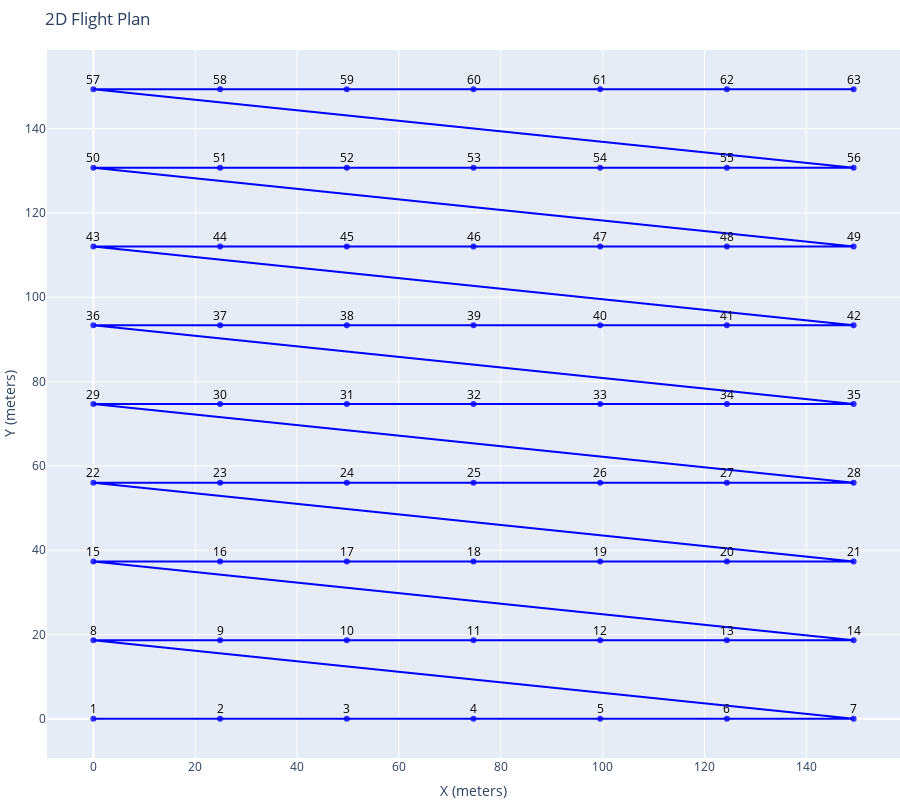

Here is the notebook cell this chart was saved with:
### Code cell
camera_ = copy.deepcopy(camera_x10)
dataset_spec_ = copy.deepcopy(dataset_spec)

dataset_spec_.height = 50

print(camera_, dataset_spec_)

fig = plot_photo_plan(generate_photo_plan_on_grid(camera_, dataset_spec_))
fig.show()

### Figure 1 — Plotly figure (JSON) as saved in the notebook; plotly's stock layout.template omitted (floating-point values rounded to 4 significant figures)
{"data": [{"line": {"color": "blue", "width": 2}, "marker": {"color": "blue", "opacity": 0.8, "size": 6}, "mode": "markers+lines", "name": "Flight Path", "type": "scatter", "x": [0, 24.88, 49.76, 74.65, 99.53, 124.4, 149.3, 0, 24.88, 49.76, 74.65, 99.53, 124.4, 149.3, 0, 24.88, 49.76, 74.65, 99.53, 124.4, 149.3, 0, 24.88, 49.76, 74.65, 99.53, 124.4, 149.3, 0, 24.88, 49.76, 74.65, 99.53, 124.4, 149.3, 0, 24.88, 49.76, 74.65, 99.53, 124.4, 149.3, 0, 24.88, 49.76, 74.65, 99.53, 124.4, 149.3, 0, 24.88, 49.76, 74.65, 99.53, 124.4, 149.3, 0, 24.88, 49.76, 74.65, 99.53, 124.4, 149.3], "y": [0, 0, 0, 0, 0, 0, 0, 18.67, 18.67, 18.67, 18.67, 18.67, 18.67, 18.67, 37.34, 37.34, 37.34, 37.34, 37.34, 37.34, 37.34, 56.01, 56.01, 56.01, 56.01, 56.01, 56.01, 56.01, 74.68, 74.68, 74.68, 74.68, 74.68, 74.68, 74.68, 93.35, 93.35, 93.35, 93.35, 93.35, 93.35, 93.35, 112.0, 112.0, 112.0, 112.0, 112.0, 112.0, 112.0, 130.7, 130.7, 130.7, 130.7, 130.7, 130.7, 130.7, 149.4, 149.4, 149.4, 149.4, 149.4, 149.4, 149.4]}], "layout": {"annotations": [{"arrowcolor": "black", "arrowhead": 2, "ax": 0, "ay": -10, "font": {"color": "black", "size": 12}, "showarrow": true, "text": "1", "x": 0, "y": 0}, {"arrowcolor": "black", "arrowhead": 2, "ax": 0, "ay": -10, "font": {"color": "black", "size": 12}, "showarrow": true, "text": "2", "x": 24.88, "y": 0}, {"arrowcolor": "black", "arrowhead": 2, "ax": 0, "ay": -10, "font": {"color": "black", "size": 12}, "showarrow": true, "text": "3", "x": 49.76, "y": 0}, {"arrowcolor": "black", "arrowhead": 2, "ax": 0, "ay": -10, "font": {"color": "black", "size": 12}, "showarrow": true, "text": "4", "x": 74.65, "y": 0}, {"arrowcolor": "black", "arrowhead": 2, "ax": 0, "ay": -10, "font": {"color": "black", "size": 12}, "showarrow": true, "text": "5", "x": 99.53, "y": 0}, {"arrowcolor": "black", "arrowhead": 2, "ax": 0, "ay": -10, "font": {"color": "black", "size": 12}, "showarrow": true, "text": "6", "x": 124.4, "y": 0}, {"arrowcolor": "black", "arrowhead": 2, "ax": 0, "ay": -10, "font": {"color": "black", "size": 12}, "showarrow": true, "text": "7", "x": 149.3, "y": 0}, {"arrowcolor": "black", "arrowhead": 2, "ax": 0, "ay": -10, "font": {"color": "black", "size": 12}, "showarrow": true, "text": "8", "x": 0, "y": 18.67}, {"arrowcolor": "black", "arrowhead": 2, "ax": 0, "ay": -10, "font": {"color": "black", "size": 12}, "showarrow": true, "text": "9", "x": 24.88, "y": 18.67}, {"arrowcolor": "black", "arrowhead": 2, "ax": 0, "ay": -10, "font": {"color": "black", "size": 12}, "showarrow": true, "text": "10", "x": 49.76, "y": 18.67}, {"arrowcolor": "black", "arrowhead": 2, "ax": 0, "ay": -10, "font": {"color": "black", "size": 12}, "showarrow": true, "text": "11", "x": 74.65, "y": 18.67}, {"arrowcolor": "black", "arrowhead": 2, "ax": 0, "ay": -10, "font": {"color": "black", "size": 12}, "showarrow": true, "text": "12", "x": 99.53, "y": 18.67}, {"arrowcolor": "black", "arrowhead": 2, "ax": 0, "ay": -10, "font": {"color": "black", "size": 12}, "showarrow": true, "text": "13", "x": 124.4, "y": 18.67}, {"arrowcolor": "black", "arrowhead": 2, "ax": 0, "ay": -10, "font": {"color": "black", "size": 12}, "showarrow": true, "text": "14", "x": 149.3, "y": 18.67}, {"arrowcolor": "black", "arrowhead": 2, "ax": 0, "ay": -10, "font": {"color": "black", "size": 12}, "showarrow": true, "text": "15", "x": 0, "y": 37.34}, {"arrowcolor": "black", "arrowhead": 2, "ax": 0, "ay": -10, "font": {"color": "black", "size": 12}, "showarrow": true, "text": "16", "x": 24.88, "y": 37.34}, {"arrowcolor": "black", "arrowhead": 2, "ax": 0, "ay": -10, "font": {"color": "black", "size": 12}, "showarrow": true, "text": "17", "x": 49.76, "y": 37.34}, {"arrowcolor": "black", "arrowhead": 2, "ax": 0, "ay": -10, "font": {"color": "black", "size": 12}, "showarrow": true, "text": "18", "x": 74.65, "y": 37.34}, {"arrowcolor": "black", "arrowhead": 2, "ax": 0, "ay": -10, "font": {"color": "black", "size": 12}, "showarrow": true, "text": "19", "x": 99.53, "y": 37.34}, {"arrowcolor": "black", "arrowhead": 2, "ax": 0, "ay": -10, "font": {"color": "black", "size": 12}, "showarrow": true, "text": "20", "x": 124.4, "y": 37.34}, {"arrowcolor": "black", "arrowhead": 2, "ax": 0, "ay": -10, "font": {"color": "black", "size": 12}, "showarrow": true, "text": "21", "x": 149.3, "y": 37.34}, {"arrowcolor": "black", "arrowhead": 2, "ax": 0, "ay": -10, "font": {"color": "black", "size": 12}, "showarrow": true, "text": "22", "x": 0, "y": 56.01}, {"arrowcolor": "black", "arrowhead": 2, "ax": 0, "ay": -10, "font": {"color": "black", "size": 12}, "showarrow": true, "text": "23", "x": 24.88, "y": 56.01}, {"arrowcolor": "black", "arrowhead": 2, "ax": 0, "ay": -10, "font": {"color": "black", "size": 12}, "showarrow": true, "text": "24", "x": 49.76, "y": 56.01}, {"arrowcolor": "black", "arrowhead": 2, "ax": 0, "ay": -10, "font": {"color": "black", "size": 12}, "showarrow": true, "text": "25", "x": 74.65, "y": 56.01}, {"arrowcolor": "black", "arrowhead": 2, "ax": 0, "ay": -10, "font": {"color": "black", "size": 12}, "showarrow": true, "text": "26", "x": 99.53, "y": 56.01}, {"arrowcolor": "black", "arrowhead": 2, "ax": 0, "ay": -10, "font": {"color": "black", "size": 12}, "showarrow": true, "text": "27", "x": 124.4, "y": 56.01}, {"arrowcolor": "black", "arrowhead": 2, "ax": 0, "ay": -10, "font": {"color": "black", "size": 12}, "showarrow": true, "text": "28", "x": 149.3, "y": 56.01}, {"arrowcolor": "black", "arrowhead": 2, "ax": 0, "ay": -10, "font": {"color": "black", "size": 12}, "showarrow": true, "text": "29", "x": 0, "y": 74.68}, {"arrowcolor": "black", "arrowhead": 2, "ax": 0, "ay": -10, "font": {"color": "black", "size": 12}, "showarrow": true, "text": "30", "x": 24.88, "y": 74.68}, {"arrowcolor": "black", "arrowhead": 2, "ax": 0, "ay": -10, "font": {"color": "black", "size": 12}, "showarrow": true, "text": "31", "x": 49.76, "y": 74.68}, {"arrowcolor": "black", "arrowhead": 2, "ax": 0, "ay": -10, "font": {"color": "black", "size": 12}, "showarrow": true, "text": "32", "x": 74.65, "y": 74.68}, {"arrowcolor": "black", "arrowhead": 2, "ax": 0, "ay": -10, "font": {"color": "black", "size": 12}, "showarrow": true, "text": "33", "x": 99.53, "y": 74.68}, {"arrowcolor": "black", "arrowhead": 2, "ax": 0, "ay": -10, "font": {"color": "black", "size": 12}, "showarrow": true, "text": "34", "x": 124.4, "y": 74.68}, {"arrowcolor": "black", "arrowhead": 2, "ax": 0, "ay": -10, "font": {"color": "black", "size": 12}, "showarrow": true, "text": "35", "x": 149.3, "y": 74.68}, {"arrowcolor": "black", "arrowhead": 2, "ax": 0, "ay": -10, "font": {"color": "black", "size": 12}, "showarrow": true, "text": "36", "x": 0, "y": 93.35}, {"arrowcolor": "black", "arrowhead": 2, "ax": 0, "ay": -10, "font": {"color": "black", "size": 12}, "showarrow": true, "text": "37", "x": 24.88, "y": 93.35}, {"arrowcolor": "black", "arrowhead": 2, "ax": 0, "ay": -10, "font": {"color": "black", "size": 12}, "showarrow": true, "text": "38", "x": 49.76, "y": 93.35}, {"arrowcolor": "black", "arrowhead": 2, "ax": 0, "ay": -10, "font": {"color": "black", "size": 12}, "showarrow": true, "text": "39", "x": 74.65, "y": 93.35}, {"arrowcolor": "black", "arrowhead": 2, "ax": 0, "ay": -10, "font": {"color": "black", "size": 12}, "showarrow": true, "text": "40", "x": 99.53, "y": 93.35}, {"arrowcolor": "black", "arrowhead": 2, "ax": 0, "ay": -10, "font": {"color": "black", "size": 12}, "showarrow": true, "text": "41", "x": 124.4, "y": 93.35}, {"arrowcolor": "black", "arrowhead": 2, "ax": 0, "ay": -10, "font": {"color": "black", "size": 12}, "showarrow": true, "text": "42", "x": 149.3, "y": 93.35}, {"arrowcolor": "black", "arrowhead": 2, "ax": 0, "ay": -10, "font": {"color": "black", "size": 12}, "showarrow": true, "text": "43", "x": 0, "y": 112.0}, {"arrowcolor": "black", "arrowhead": 2, "ax": 0, "ay": -10, "font": {"color": "black", "size": 12}, "showarrow": true, "text": "44", "x": 24.88, "y": 112.0}, {"arrowcolor": "black", "arrowhead": 2, "ax": 0, "ay": -10, "font": {"color": "black", "size": 12}, "showarrow": true, "text": "45", "x": 49.76, "y": 112.0}, {"arrowcolor": "black", "arrowhead": 2, "ax": 0, "ay": -10, "font": {"color": "black", "size": 12}, "showarrow": true, "text": "46", "x": 74.65, "y": 112.0}, {"arrowcolor": "black", "arrowhead": 2, "ax": 0, "ay": -10, "font": {"color": "black", "size": 12}, "showarrow": true, "text": "47", "x": 99.53, "y": 112.0}, {"arrowcolor": "black", "arrowhead": 2, "ax": 0, "ay": -10, "font": {"color": "black", "size": 12}, "showarrow": true, "text": "48", "x": 124.4, "y": 112.0}, {"arrowcolor": "black", "arrowhead": 2, "ax": 0, "ay": -10, "font": {"color": "black", "size": 12}, "showarrow": true, "text": "49", "x": 149.3, "y": 112.0}, {"arrowcolor": "black", "arrowhead": 2, "ax": 0, "ay": -10, "font": {"color": "black", "size": 12}, "showarrow": true, "text": "50", "x": 0, "y": 130.7}, {"arrowcolor": "black", "arrowhead": 2, "ax": 0, "ay": -10, "font": {"color": "black", "size": 12}, "showarrow": true, "text": "51", "x": 24.88, "y": 130.7}, {"arrowcolor": "black", "arrowhead": 2, "ax": 0, "ay": -10, "font": {"color": "black", "size": 12}, "showarrow": true, "text": "52", "x": 49.76, "y": 130.7}, {"arrowcolor": "black", "arrowhead": 2, "ax": 0, "ay": -10, "font": {"color": "black", "size": 12}, "showarrow": true, "text": "53", "x": 74.65, "y": 130.7}, {"arrowcolor": "black", "arrowhead": 2, "ax": 0, "ay": -10, "font": {"color": "black", "size": 12}, "showarrow": true, "text": "54", "x": 99.53, "y": 130.7}, {"arrowcolor": "black", "arrowhead": 2, "ax": 0, "ay": -10, "font": {"color": "black", "size": 12}, "showarrow": true, "text": "55", "x": 124.4, "y": 130.7}, {"arrowcolor": "black", "arrowhead": 2, "ax": 0, "ay": -10, "font": {"color": "black", "size": 12}, "showarrow": true, "text": "56", "x": 149.3, "y": 130.7}, {"arrowcolor": "black", "arrowhead": 2, "ax": 0, "ay": -10, "font": {"color": "black", "size": 12}, "showarrow": true, "text": "57", "x": 0, "y": 149.4}, {"arrowcolor": "black", "arrowhead": 2, "ax": 0, "ay": -10, "font": {"color": "black", "size": 12}, "showarrow": true, "text": "58", "x": 24.88, "y": 149.4}, {"arrowcolor": "black", "arrowhead": 2, "ax": 0, "ay": -10, "font": {"color": "black", "size": 12}, "showarrow": true, "text": "59", "x": 49.76, "y": 149.4}, {"arrowcolor": "black", "arrowhead": 2, "ax": 0, "ay": -10, "font": {"color": "black", "size": 12}, "showarrow": true, "text": "60", "x": 74.65, "y": 149.4}, {"arrowcolor": "black", "arrowhead": 2, "ax": 0, "ay": -10, "font": {"color": "black", "size": 12}, "showarrow": true, "text": "61", "x": 99.53, "y": 149.4}, {"arrowcolor": "black", "arrowhead": 2, "ax": 0, "ay": -10, "font": {"color": "black", "size": 12}, "showarrow": true, "text": "62", "x": 124.4, "y": 149.4}, {"arrowcolor": "black", "arrowhead": 2, "ax": 0, "ay": -10, "font": {"color": "black", "size": 12}, "showarrow": true, "text": "63", "x": 149.3, "y": 149.4}], "height": 800, "margin": {"b": 0, "l": 0, "r": 0, "t": 50}, "showlegend": false, "title": {"text": "2D Flight Plan"}, "xaxis": {"title": {"text": "X (meters)"}}, "yaxis": {"title": {"text": "Y (meters)"}}}}
